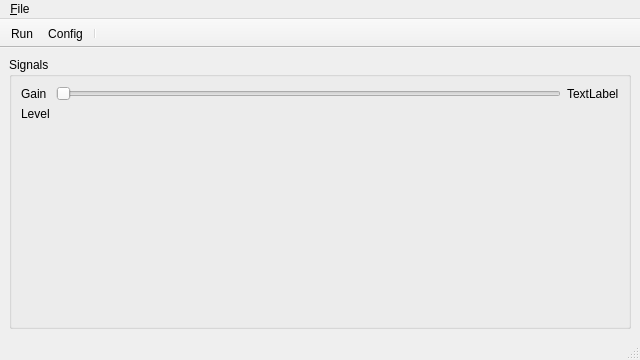
<?xml version="1.0" encoding="UTF-8"?>
<ui version="4.0">
 <class>MainWindow</class>
 <widget class="QMainWindow" name="mainWindow">
  <property name="geometry">
   <rect>
    <x>0</x>
    <y>0</y>
    <width>640</width>
    <height>360</height>
   </rect>
  </property>
  <property name="windowTitle">
   <string>AudioVisual</string>
  </property>
  <widget class="QWidget" name="centralwidget">
   <layout class="QGridLayout" name="gridLayout" rowstretch="0">
    <item row="0" column="0">
     <widget class="QGroupBox" name="groupBox">
      <property name="title">
       <string>Signals</string>
      </property>
      <layout class="QGridLayout" name="gridLayout_2" rowstretch="0,0,1">
       <item row="0" column="0">
        <widget class="QLabel" name="gainLabel">
         <property name="text">
          <string>Gain</string>
         </property>
        </widget>
       </item>
       <item row="0" column="1">
        <widget class="QSlider" name="gainSlider">
         <property name="orientation">
          <enum>Qt::Horizontal</enum>
         </property>
        </widget>
       </item>
       <item row="1" column="0">
        <widget class="QLabel" name="vuMeterlabel">
         <property name="text">
          <string>Level</string>
         </property>
        </widget>
       </item>
       <item row="0" column="2">
        <widget class="QLabel" name="gainValue">
         <property name="text">
          <string>TextLabel</string>
         </property>
        </widget>
       </item>
       <item row="1" column="1" colspan="2">
        <widget class="QStackedWidget" name="vuMeterStackedWidget"/>
       </item>
       <item row="2" column="0" colspan="3">
        <widget class="QStackedWidget" name="waterfallWidget"/>
       </item>
      </layout>
      <zorder>waterfallWidget</zorder>
      <zorder>vuMeterlabel</zorder>
      <zorder>vuMeterStackedWidget</zorder>
      <zorder>gainLabel</zorder>
      <zorder>gainSlider</zorder>
      <zorder>gainValue</zorder>
     </widget>
    </item>
   </layout>
  </widget>
  <widget class="QMenuBar" name="menubar">
   <property name="geometry">
    <rect>
     <x>0</x>
     <y>0</y>
     <width>640</width>
     <height>27</height>
    </rect>
   </property>
   <widget class="QMenu" name="menu_File">
    <property name="title">
     <string>&amp;File</string>
    </property>
    <addaction name="actionRun"/>
    <addaction name="actionConfig"/>
    <addaction name="separator"/>
    <addaction name="actionFileExit"/>
   </widget>
   <addaction name="menu_File"/>
  </widget>
  <widget class="QStatusBar" name="statusbar"/>
  <widget class="QToolBar" name="toolBar">
   <property name="windowTitle">
    <string>toolBar</string>
   </property>
   <property name="movable">
    <bool>false</bool>
   </property>
   <property name="allowedAreas">
    <set>Qt::TopToolBarArea</set>
   </property>
   <property name="floatable">
    <bool>false</bool>
   </property>
   <attribute name="toolBarArea">
    <enum>TopToolBarArea</enum>
   </attribute>
   <attribute name="toolBarBreak">
    <bool>false</bool>
   </attribute>
   <addaction name="actionRun"/>
   <addaction name="actionConfig"/>
   <addaction name="separator"/>
  </widget>
  <action name="actionFileExit">
   <property name="text">
    <string>E&amp;xit</string>
   </property>
  </action>
  <action name="actionConfig">
   <property name="text">
    <string>&amp;Config</string>
   </property>
  </action>
  <action name="actionRun">
   <property name="checkable">
    <bool>true</bool>
   </property>
   <property name="text">
    <string>&amp;Run</string>
   </property>
  </action>
 </widget>
 <resources/>
 <connections/>
</ui>
